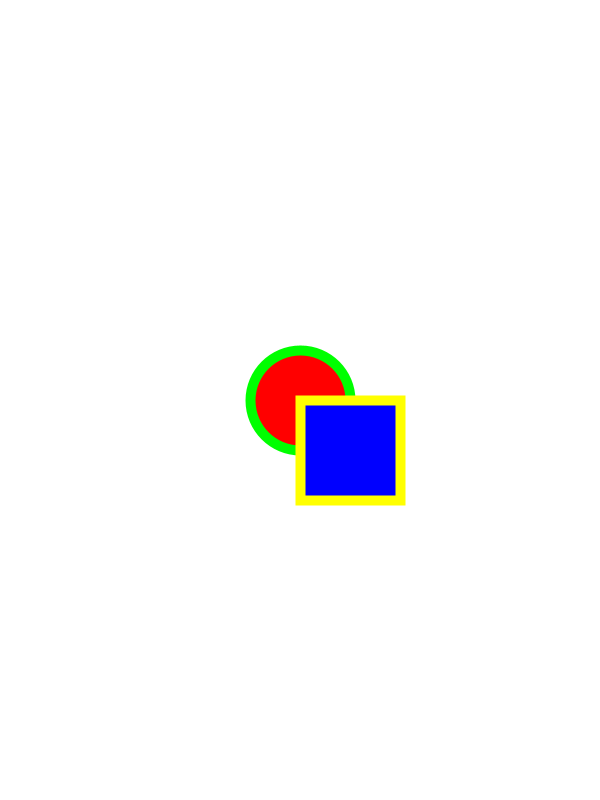
Frame 1 (no input)
Frame 60 (the mouse pressed at the canvas centre just before this capture): identical to frame 1, image omitted
Frame 120 (the mouse held since frame 60 and released just before this capture): identical to frame 1, image omitted

The Processing sketch that drew this single still picture (run headless with seeded random() and noise(); from frame 60 on, the mouse is pressed at the canvas centre):

// Processing sketch: sketch_190909a
// ── sketch_190909a.pde
void setup(){
  size(600, 800);

}

void draw(){
  background(255);
  fill(255, 0, 0);
  stroke(0, 255, 0);
  strokeWeight(10);
  ellipse(300, 400, 100, 100);
  fill(0, 0, 255);
  stroke(255, 255, 0);
  rect(300, 400, 100, 100);
}
